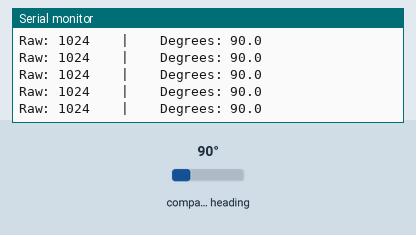
A sketch run on a simulated Raspberry Pi Pico. On the bench: the last lines printed to the serial monitor. Wiring (inferred from the names in the program): AS5600 angle sensor at I2C address 0x36. The inputs (shaded band) are chosen by the test bench; at power-on: compass heading 90°.

Above: at 2.7 s.
2.8 s: compass heading set to 7°
At 2.92 s:
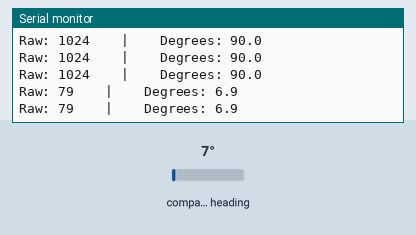
4.3 s: compass heading set to 180°
At 4.32 s:
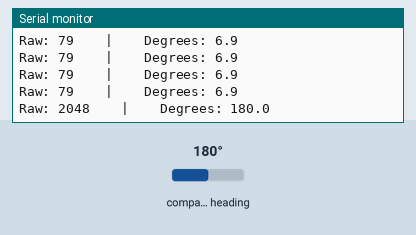
Timing chart, 0 to 7.3 s (numbered marks = the images above; inputs shaded):
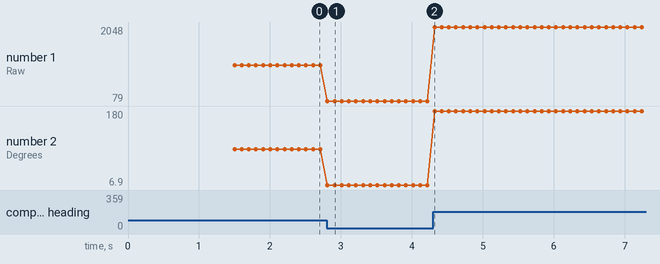

Measured:
- after the input at 2.8 s, the serial monitor: prints a new line at once (image 1)
- after the input at 4.3 s, the serial monitor: prints a new line at once (image 2)
- plotted number 1: 1024 → 79 after the input at 2.8 s, 79 → 2048 after the input at 4.3 s
- plotted number 2: 90 → 6.9 after the input at 2.8 s, 6.9 → 180 after the input at 4.3 s

The sketch:

AS5600_Test_C3.ino
```cpp
/*
  AS5600 Magnetic Encoder Test for LOLIN C3 Pico

  Wiring recommendation:
  AS5600   Lolin C3 Pico
  -----    -------------
  GND  ->  GND  (e.g. Right side, 2nd from bottom)
  VCC  ->  3.3V (e.g. Right side, bottom pin)
  SCL  ->  7    (Right side, 4th from bottom)
  SDA  ->  6    (Right side, 3rd from bottom)
  DIR  ->  GND  (Sets clockwise/counter-clockwise direction, optional for simple tests)

  Note: The AS5600 I2C address is fixed at 0x36.
*/

#include <Wire.h>

#define AS5600_ADDRESS 0x36
#define RAW_ANGLE_REGISTER 0x0C

// We map hardware I2C to pins 6 & 7 (same as you used before for convenience!)
#define I2C_SDA 6
#define I2C_SCL 7

void setup() {
  Serial.begin(115200);

  // Short delay to allow serial to spin up
  delay(1500);
  Serial.println("\n--- Starting AS5600 Encoder Test ---");

  // Initialize I2C with our specific pins
  Wire.begin(I2C_SDA, I2C_SCL);

  // Check if AS5600 is connected over I2C
  Wire.beginTransmission(AS5600_ADDRESS);
  byte error = Wire.endTransmission();

  if (error == 0) {
    Serial.println("SUCCESS: AS5600 found at address 0x36!");
  } else {
    Serial.println("ERROR: AS5600 not found! Please check your wiring.");
  }

  Serial.println("------------------------------------");
}

void loop() {
  // Tell the AS5600 we want to read starting from the RAW_ANGLE register (0x0C)
  Wire.beginTransmission(AS5600_ADDRESS);
  Wire.write(RAW_ANGLE_REGISTER);
  Wire.endTransmission();

  // Request 2 bytes (High byte and Low byte of the 12-bit angle)
  Wire.requestFrom(AS5600_ADDRESS, 2);

  if (Wire.available() >= 2) {
    byte highByte = Wire.read();
    byte lowByte = Wire.read();

    // Combine the two bytes into a 12-bit value (0 - 4095)
    uint16_t rawAngle = (highByte << 8) | lowByte;

    // Calculate the angle in degrees (0.0 to 359.9)
    float degrees = (rawAngle / 4096.0) * 360.0;

    // Print data for Serial Monitor
    Serial.print("Raw: ");
    Serial.print(rawAngle);          // The raw 0-4095 value
    Serial.print(" \t | \t Degrees: ");
    Serial.println(degrees, 1);      // The angle to 1 decimal place

    // Hint: Open the Serial Plotter (Tools -> Serial Plotter) to see this visually!
  }

  // A small delay to not overwhelm the serial output
  delay(100);
}
```
